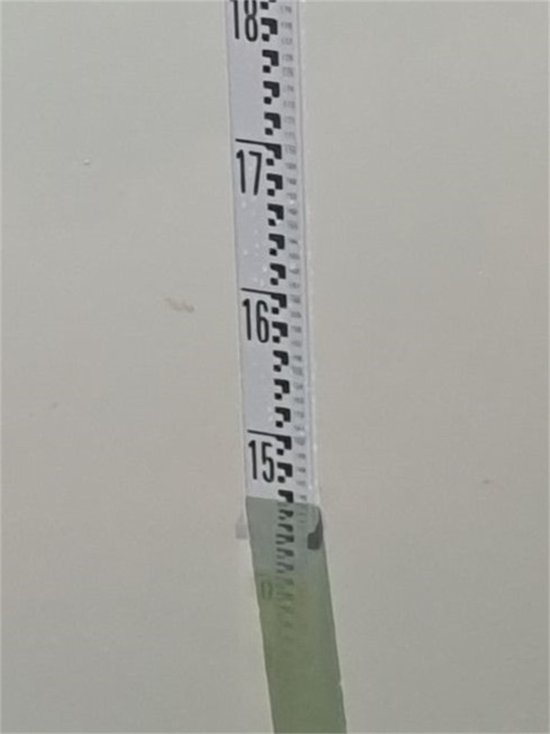
#> input picture water/water(456).jpg, 1100 x 1468 px, found by its file name (shown at 1/2 size)
$ python main.py   (older library calls are emulated)
#> lines starting #> are read from the running program, lines starting #| are printed output that depends on the picture; after the words box and inside, x2 and y2 are one past the last pixel; in counts of white or black regions, pixels touching at a corner belong together; long printed decimals are rounded
import cv2
from matplotlib import pyplot as plt
import os
import numpy as np
import modbus_tk
import modbus_tk.defines as cst
import modbus_tk.modbus_tcp as modbus_tcp
basepath = os.path.dirname(__file__)

# plt显示原图
# [4 lines left out: function cv_show, not called in this run]


# plt显示彩色图片
def plt_show0(raw_image):
    blue, green, red = cv2.split(raw_image)
    raw_image = cv2.merge([red, green, blue])
    plt.imshow(raw_image)
    plt.show()


# plt显示灰度图片
def plt_show(raw_image):
    plt.imshow(raw_image, cmap='gray')
    plt.show()


# 高斯滤波
# [4 lines left out: function gray_guss, not called in this run]


# 清除重复的线条
def cleanLines(raw_lines):
    for lineIndex, line in enumerate(raw_lines):
        if line[0] < 0:
            lines[lineIndex][0] = -line[0]
            lines[lineIndex][1] = line[1] - np.pi
    newlines = []
    # newlines.append(lines.pop(6))
    for line in raw_lines:
        flag = 0
        for newline in newlines:
            if (abs(line[0] - newline[0]) < 10) & (abs(line[1] - newline[1]) < 0.2):
                flag = 1
        if flag == 0:
            newlines.append(line)
    return newlines


# 求出交点
def IntersectionPoints(raw_lines):
    points = []
    # horLine = []  # 横线
    verLine = []  # 竖线
    horLine_max = []

    for line in raw_lines:
        if (line[1] > (0 - 0.1)) & (line[1] < (0 + 0.1)):
            horLine_max.append(line)
        else:
            verLine.append(line)
    a = np.array(horLine_max)
    a = a[np.lexsort(-a.T)]
    horLine = [a[0]]  # 取rho最大的horline
    lines_temp = verLine
    newlines = []
    if len(lines_temp) > 3:  # 多于三条直线的，取 rho 值最大的三条
        for i in range(3):
            newlines.append(lines_temp[np.argmax(lines_temp, axis=0)[0]])
            lines_temp.pop(np.argmax(lines_temp, axis=0)[0])  # 删除 rho 最大的直线
        verLine = newlines
    else:
        verLine = lines_temp

    for l1 in horLine:
        for l2 in verLine:
            a = np.array([
                [np.cos(l1[1]), np.sin(l1[1])],
                [np.cos(l2[1]), np.sin(l2[1])]
            ])
            b = np.array([l1[0], l2[0]])
            points.append(np.linalg.solve(a, b))
        return points


rawImage = cv2.imread(basepath+'\\water\\water(456).jpg')  # 读取图片
#> rawImage is the input picture: shape (1468, 1100, 3); mean B, G, R 161, 166.8, 167.4
# 缩放图片，提高识别成功率
width = 400
reducedHeight = int(rawImage.shape[0] * width / rawImage.shape[1])
resizeImage = cv2.resize(rawImage, (width, reducedHeight))
imgBlur = cv2.GaussianBlur(resizeImage, (9, 9), 0)
gray = cv2.cvtColor(imgBlur, cv2.COLOR_BGR2GRAY)  # 灰度化处理
Blur = gray.astype("uint8")

# 边缘检测
x = cv2.Sobel(gray, cv2.CV_16S, 1, 0)
y = cv2.Sobel(gray, cv2.CV_16S, 0, 1)

absX = cv2.convertScaleAbs(x)  # 转回uint8
absY = cv2.convertScaleAbs(y)

dstImage = cv2.addWeighted(absX, 0.5, absY, 0.5, 0)

ret, dst2 = cv2.threshold(absX, 0, 255, cv2.THRESH_BINARY + cv2.THRESH_OTSU)
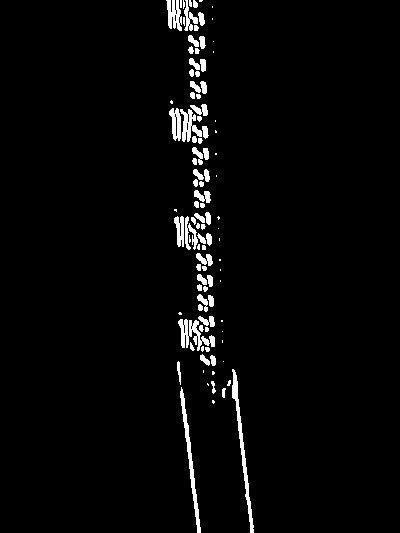
#> dst2: shape (533, 400); 2.9% white; 101 white regions (37 under 20 px), largest, box (x1, y1, x2, y2) and area: (232, 369, 254, 533) 634, (180, 387, 201, 533) 563, (178, 319, 215, 351) 491
#> ret = 52
# cv_show("dst2", dst2)


ret3, dst3 = cv2.threshold(Blur, 0, 255, cv2.THRESH_BINARY + cv2.THRESH_OTSU)
#> dst3: shape (533, 400); 93.5% white; 29 black regions (9 under 20 px), largest, box (x1, y1, x2, y2) and area: (179, 355, 252, 533) 9195, (176, 209, 211, 250) 736, (177, 0, 203, 31) 564
#> ret3 = 141
kernel1 = cv2.getStructuringElement(cv2.MORPH_RECT, (20, 14))  # 腐蚀矩阵
corrosion = cv2.morphologyEx(dst3, cv2.MORPH_DILATE, kernel1)  # 对文字腐蚀运算
#> corrosion: shape (533, 400); 97.5% white; 1 black region, box (x1, y1, x2, y2) and area: (190, 371, 243, 533) 5362
kernel2 = cv2.getStructuringElement(cv2.MORPH_RECT, (20, 30))  # 膨胀矩阵
expansion = cv2.morphologyEx(corrosion, cv2.MORPH_ERODE, kernel2)  # 对背景进行膨胀运算
#> expansion: shape (533, 400); 95.4% white; 1 black region, box (x1, y1, x2, y2) and area: (181, 357, 253, 533) 9729
edges = cv2.Canny(expansion, 50, 100, apertureSize=3)
#> edges: shape (533, 400); 0.19% white in thin lines or dots, all inside (x1, y1, x2, y2) = (180, 356, 253, 533)
minLineLength = 10
maxLineGap = 5
# ρ表示从原点到直线的垂直距离，θ表示直线的垂线与横轴顺时针方向的夹角
lines = cv2.HoughLines(edges, 1, np.pi / 180, 20)  # 返回（ρ，θ）,ρ的单位是像素，θ是弧度，三轴矩阵
#> lines = 43 rows, first 8: [-187, 3.02], [-132, 3.02], [-195, 3.04], [-140, 3.04], [-179, 3], [-124, 3], [-149, 3.05], [-202, 3.05]
lines = [line[0] for line in lines.tolist()]  # 转成 list
#> lines = 43 pairs, first value -229 to 363, second value 0 to 3.12
lines = cleanLines(lines)
#> the loop in cleanLines, `for lineIndex, line in enumerate(raw_lines):` made 43 passes
#> after the loop in cleanLines, `for lineIndex, line in enumerate(raw_lines):`: lines = 43 pairs, first value 95 to 363, second value -0.209 to 1.64
#> the loop in cleanLines, `for line in raw_lines:` made 43 passes
#> line on passes 1 to 8: [187, -0.122], [132, -0.122], [195, -0.105], [140, -0.105], [179, -0.14], [124, -0.14], [149, -0.0873], [202, -0.0873]
#> after the loop in cleanLines, `for line in raw_lines:`: newlines = [[187, -0.122], [132, -0.122], [149, -0.0873], [202, -0.0873], [356, 1.57], [116, -0.157], [171, -0.157], [216, -0.0524], [345, 1.62], [104, -0.175], [160, -0.0524], [229, -0.0175]]
#> lines has the same summary as newlines in cleanLines
points = IntersectionPoints(lines)  # 找到交点，求平均值
#> the loop in IntersectionPoints, `for line in raw_lines:` made 12 passes
#> after the loop in IntersectionPoints, `for line in raw_lines:`: horLine_max = [[149, -0.0873], [202, -0.0873], [216, -0.0524], [160, -0.0524], [229, -0.0175]]; verLine = [[187, -0.122], [132, -0.122], [356, 1.57], [116, -0.157], [171, -0.157], [345, 1.62], [104, -0.175]]
#> in IntersectionPoints, `a = np.array(horLine_max)`: a has the same summary as horLine_max
#> in IntersectionPoints, `a = a[np.lexsort(-a.T)]`: a = [[229, -0.0175], [216, -0.0524], [160, -0.0524], [202, -0.0873], [149, -0.0873]]
#> in IntersectionPoints, `horLine = [a[0]]`: horLine = [[229, -0.0175]]
#> in IntersectionPoints, `lines_temp = verLine`: lines_temp has the same summary as verLine
#> after the loop in IntersectionPoints, `for i in range(3):`: lines_temp = [[132, -0.122], [116, -0.157], [171, -0.157], [104, -0.175]]; newlines = [[356, 1.57], [345, 1.62], [187, -0.122]]
#> the loop in IntersectionPoints, `for l1 in horLine:` made 1 pass
#> after the loop in IntersectionPoints, `for l1 in horLine:`: points = [[235.2, 356], [235.3, 357.8], [235.8, 385.7]]
#> points = [[235.2, 356], [235.3, 357.8], [235.8, 385.7]]
# print('points=',points)

for line in lines:
    rho, theta = line
    # print("rho,theta=", rho, theta)
    a = np.cos(theta)
    b = np.sin(theta)
    x0 = a * rho
    y0 = b * rho
    x1 = int(x0 + 2000 * (-b))
    y1 = int(y0 + 2000 * a)
    x2 = int(x0 - 2000 * (-b))
    y2 = int(y0 - 2000 * a)
    # print((x1,y1),(x2,y2))
    cv2.line(edges, (x1, y1), (x2, y2), (255, 0, 0), 1)  # green，画出霍夫变换检测出来的直线
#> this loop made 12 passes
#> (rho, theta, a, b, x0, y0, x1, y1) on passes 1 to 8: (187, -0.122, 0.993, -0.122, 185.6, -22.79, 429, 1962), (132, -0.122, 0.993, -0.122, 131, -16.09, 374, 1969), (149, -0.0873, 0.996, -0.0872, 148.4, -12.99, 322, 1979), (202, -0.0873, 0.996, -0.0872, 201.2, -17.61, 375, 1974), (356, 1.57, -4.37e-08, 1, -1.56e-05, 356, -2000, 355), (116, -0.157, 0.988, -0.156, 114.6, -18.15, 427, 1957), (171, -0.157, 0.988, -0.156, 168.9, -26.75, 481, 1948), (216, -0.0524, 0.999, -0.0523, 215.7, -11.3, 320, 1985)
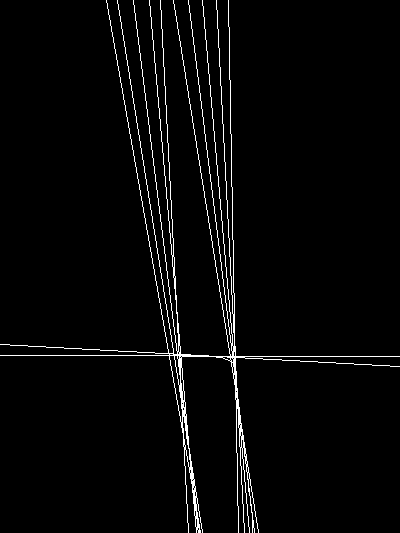
#> edges: shape (533, 400); 2.8% white in thin lines or dots

midX = np.mean([point[0] for point in points])
#> midX = 235.4
midY = np.mean([point[1] for point in points])
#> midY = 366.5
print('midX={},midY={}'.format(midX, midY))
#| midX=235.432,midY=366.517
cv2.circle(edges, (int(midX), int(midY)), 3, (255, 0, 0))
#> edges: shape (533, 400); 2.8% white in thin lines or dots
surfaceHeight = int(midY * rawImage.shape[0] / reducedHeight)  # 放大水面坐标，得到真实像素值
#> surfaceHeight = 1009
print(surfaceHeight)  # 输出水面高度像素值
#| 1009

# 裁剪图像
rulerImage = rawImage.copy()
plt_show0(rulerImage)
gray_image = cv2.cvtColor(rulerImage, cv2.COLOR_RGB2GRAY)  # 灰度处理
ret, image = cv2.threshold(gray_image, 0, 255, cv2.THRESH_OTSU)  # 自适应阈值处理
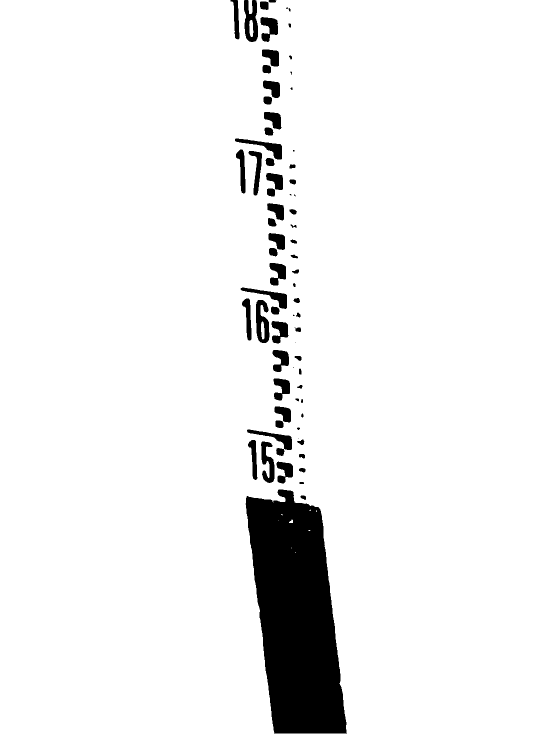
#> image: shape (1468, 1100) (shown at 1/2 size); 94.1% white; 72 black regions (11 under 20 px), largest, box (x1, y1, x2, y2) and area: (491, 979, 694, 1467) 68836, (488, 0, 516, 84) 1572, (512, 600, 539, 686) 1524
#> ret = 135
# plt_show(image)

# contours, hierarchy = cv2.findContours(image, cv2.RETR_EXTERNAL, cv2.CHAIN_APPROX_SIMPLE)  # 绘制轮廓

# 水面分割
ruler_dst = rulerImage[int(surfaceHeight - 350):int(surfaceHeight + 100), 0:rawImage.shape[1]]
# plt_show0(ruler_dst)

# 水尺图像二值化处理
numImage = cv2.GaussianBlur(ruler_dst, (3, 3), 0)
gray_image = cv2.cvtColor(numImage, cv2.COLOR_RGB2GRAY)
#> gray_image: shape (450, 1100)
# 线性灰度变换
ret_numImage, gray_numImage = cv2.threshold(gray_image, 0, 255, cv2.THRESH_OTSU)
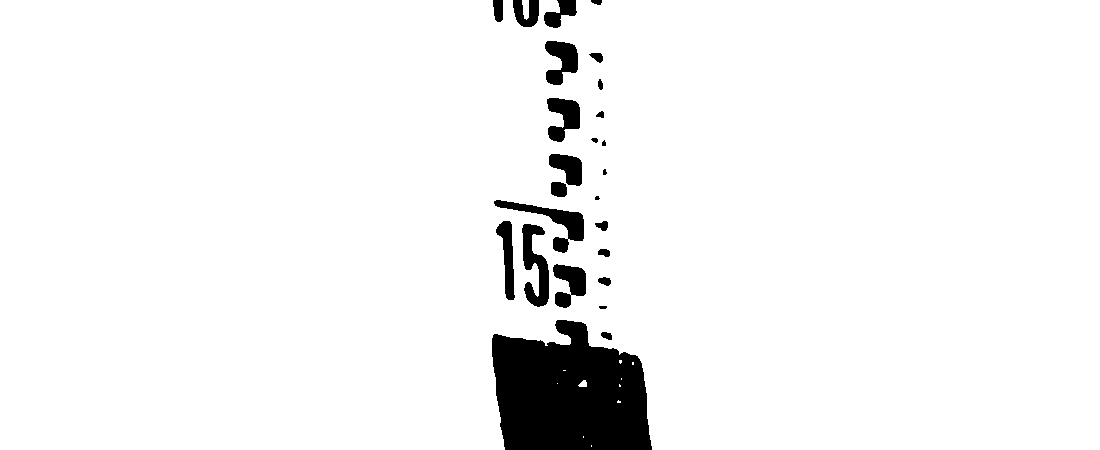
#> gray_numImage: shape (450, 1100); 95% white; 25 black regions (3 under 20 px), largest, box (x1, y1, x2, y2) and area: (492, 320, 652, 450) 16166, (494, 200, 584, 253) 1292, (522, 224, 549, 307) 1254
#> ret_numImage = 134
# plt_show(image4)

# 黑底白字转为白底黑字
area_white = 0
area_black = 0
height, width = gray_numImage.shape
for i in range(height):
    for j in range(width):
        if gray_numImage[i, j] == 255:
            area_white += 1
        else:
            area_black += 1
if area_white > area_black:
    ret, gray_numImage = cv2.threshold(gray_image, 0, 255, cv2.THRESH_OTSU | cv2.THRESH_BINARY_INV)
#> ret = 134
#    plt_show(image4)

# 7 6
kernel = cv2.getStructuringElement(cv2.MORPH_RECT, (7, 6))
number = cv2.erode(gray_numImage, kernel)
#> number: shape (450, 1100); 3.5% white; 23 white regions (4 under 20 px), largest, box (x1, y1, x2, y2) and area: (495, 323, 649, 450) 14114, (526, 227, 546, 304) 385, (540, 211, 581, 239) 378
dilateImage = cv2.dilate(number, kernel)
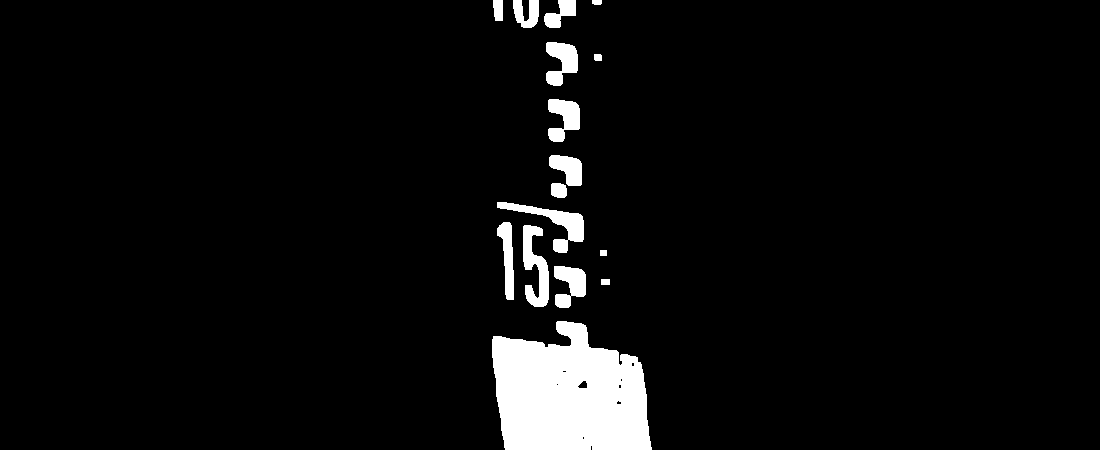
#> dilateImage: shape (450, 1100); 4.9% white; 16 white regions

# 数字轮廓检测
contours, hierarchy = cv2.findContours(dilateImage, cv2.RETR_EXTERNAL, cv2.CHAIN_APPROX_SIMPLE)
#> contours = 16 contours; largest, box (x1, y1, x2, y2) and area: (492, 321, 652, 450) 15760, (497, 202, 584, 253) 1133, (523, 225, 549, 307) 1094, (546, 42, 578, 86) 823, (548, 99, 580, 142) 812
# image6 = ruler_dst.copy()
cv2.drawContours(ruler_dst, contours, -1, (0, 0, 255), 1)
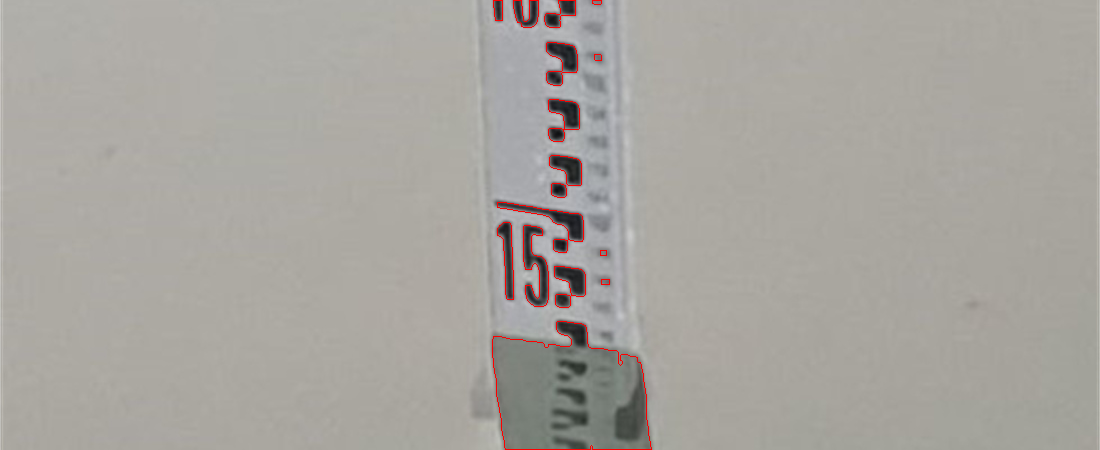
#> ruler_dst: shape (450, 1100, 3); mean B, G, R 159.2, 164.8, 168
plt_show0(ruler_dst)

# 数字提取
words = []
word_images = []
for item in contours:
    word = []
    rect = cv2.boundingRect(item)
    x = rect[0]
    y = rect[1]
    weight = rect[2]
    height = rect[3]
    if rect[2] > 12 and rect[3] > 60:
        word.append(x)
        word.append(y)
        word.append(weight)
        word.append(height)
        words.append(word)
#> this loop made 16 passes
#> (x, y, weight, height) on passes 1, 3, 5, 6, 7, 8, 9, 10: (492, 321, 160, 129), (554, 266, 32, 42), (523, 225, 26, 82), (497, 222, 17, 78), (497, 202, 87, 51), (551, 183, 16, 15), (549, 155, 33, 31), (548, 99, 32, 43)
#> after the loop, words = [[492, 321, 160, 129], [523, 225, 26, 82], [497, 222, 17, 78]]

words = sorted(words, key=lambda s: s[0], reverse=False)
#> words = [[492, 321, 160, 129], [497, 222, 17, 78], [523, 225, 26, 82]]
i = 0

# 筛选边缘检测出的数字
for word in words:
    if (word[3] > (word[2] * 2.5)) and (word[3] < (word[2] * 10)):
        i = i + 1
        image = ruler_dst[word[1]:word[1] + word[3], word[0]:word[0] + word[2]]
        word_images.append(image)
#> this loop made 3 passes
#> (word, i) on passes 2 to 3: ([497, 222, 17, 78], 1), ([523, 225, 26, 82], 2)
#> after the loop, i = 2; word_images = 2 items

#  判断图片远近情况
if len(word_images) == 2:
    for word_image in word_images:
        plt_show(word_image)
#> this loop made 2 passes
#> pass 1, in plt_show, `plt.show()`:
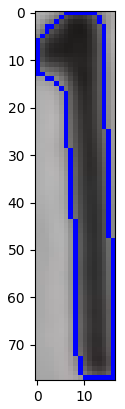
#> figure drawn by matplotlib, 1 panel

#   未检测出两个数字
else:
    ruler_dst = rulerImage[int(surfaceHeight - 190):int(surfaceHeight + 30), 0:rawImage.shape[1]]
    numImage = cv2.GaussianBlur(ruler_dst, (1, 1), 0)  # 水尺图像二值化处理
    gray_image = cv2.cvtColor(numImage, cv2.COLOR_RGB2GRAY)
    ret_numImage, gray_numImage = cv2.threshold(gray_image, 0, 255, cv2.THRESH_OTSU)  # 线性灰度变换
    # 黑底白字转为白底黑字
    area_white = 0
    area_black = 0
    height, width = gray_numImage.shape
    for i in range(height):
        for j in range(width):
            if gray_numImage[i, j] == 255:
                area_white += 1
            else:
                area_black += 1
    if area_white > area_black:
        ret, gray_numImage = cv2.threshold(gray_image, 0, 255, cv2.THRESH_OTSU | cv2.THRESH_BINARY_INV)
    kernel = cv2.getStructuringElement(cv2.MORPH_RECT, (3, 5))
    number = cv2.erode(gray_numImage, kernel)
    # kernel1 = cv2.getStructuringElement(cv2.MORPH_RECT, (1, 1))
    dilateImage = cv2.dilate(number, kernel)

    # 数字轮廓检测
    contours, hierarchy = cv2.findContours(dilateImage, cv2.RETR_EXTERNAL, cv2.CHAIN_APPROX_NONE)
    # image6 = ruler_dst.copy()
    cv2.drawContours(ruler_dst, contours, -1, (0, 0, 255), 1)
    plt_show0(ruler_dst)
    # 数字提取
    words = []
    word_images = []
    for item in contours:
        word = []
        rect = cv2.boundingRect(item)
        x = rect[0]
        y = rect[1]
        weight = rect[2]
        height = rect[3]
        if rect[2] > 8 and rect[3] > 40:
            word.append(x)
            word.append(y)
            word.append(weight)
            word.append(height)
            words.append(word)
    words = sorted(words, key=lambda s: s[0], reverse=False)
    i = 0
    # 筛选边缘检测出的数字
    for word in words:
        if (word[3] > (word[2] * 2.5)) and (word[3] < (word[2] * 10)):
            i = i + 1
            image = ruler_dst[word[1]:word[1] + word[3], word[0]:word[0] + word[2]]
            word_images.append(image)
            plt_show(image)

# 模板
template = ['0', '1', '2', '3', '4', '5', '6', '7', '8', '9']


# 读取一个文件夹下的所有图片，输入参数是文件名
def read_directory(directory_name):
    referimg_list = []
    for filename in os.listdir(directory_name):
        referimg_list.append(directory_name + "/" + filename)
    return referimg_list


hundred = ten = 0
j = 0

for word_image in word_images:
    image = cv2.GaussianBlur(word_image, (3, 3), 0)  # 高斯滤波
    gray_image = cv2.cvtColor(word_image, cv2.COLOR_RGB2GRAY)
    #    plt_show(gray_image)
    ret, singleNum = cv2.threshold(gray_image, 0, 255, cv2.THRESH_OTSU)
#> ret = 111
    #    plt_show(SingleNum)
    c_words = []
    for i in range(0, 10):
        c_word = read_directory(basepath+'\\refer10\\' + template[i])
#> (the run stopped early here; a loop or call above may not have finished)
